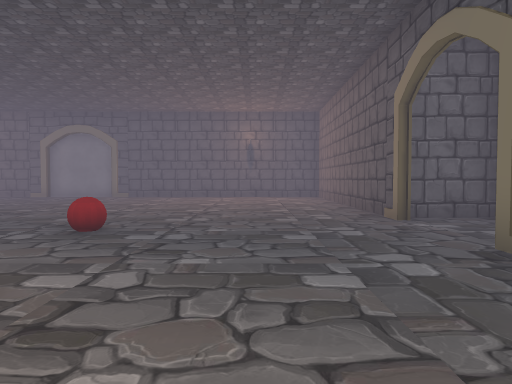
view 1 (above)

18 first-person views from a walk through a 3-D level made in the Unity game engine. The camera is 1.4 m above the floor, tilts 2° down and sees 70° across. The floor is counted in squares, 2 m on a side. Each view is taken from the middle of a square. On the plan, view 1 faces up. The plan holds only what a view shows up to about 11 squares ahead; the rest is blank. The place goes on beyond the plan. The player character is not drawn. Some surface patterns are stand-ins.

view 2
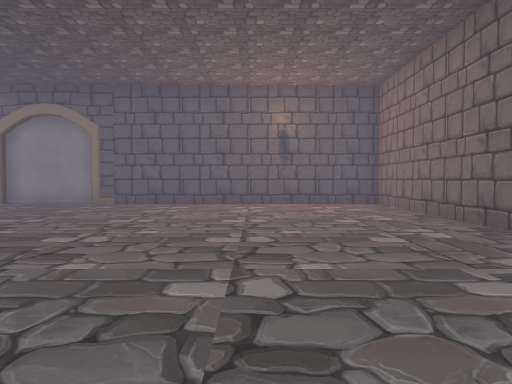

view 3
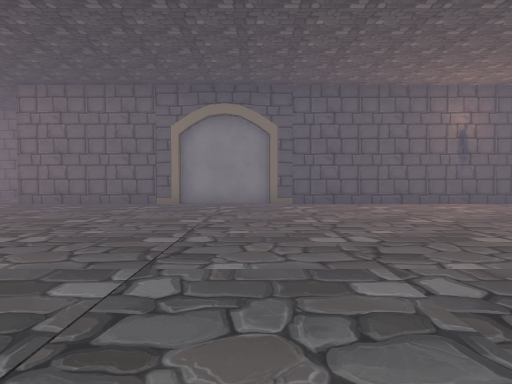

view 4
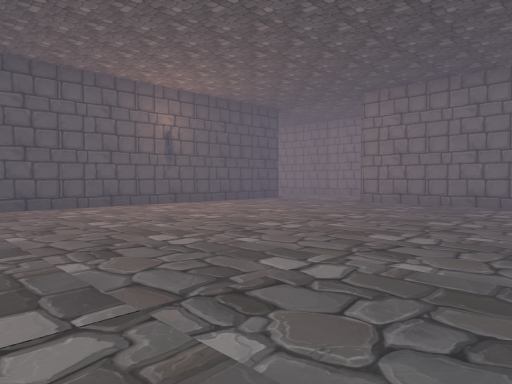

view 5
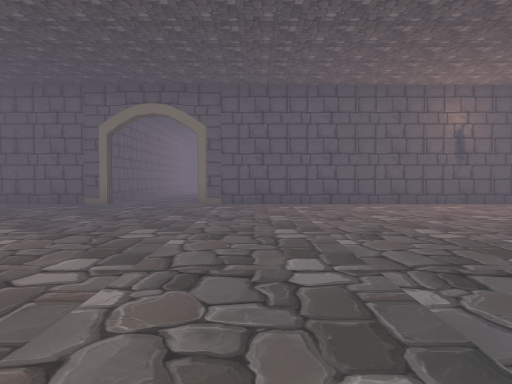

view 6
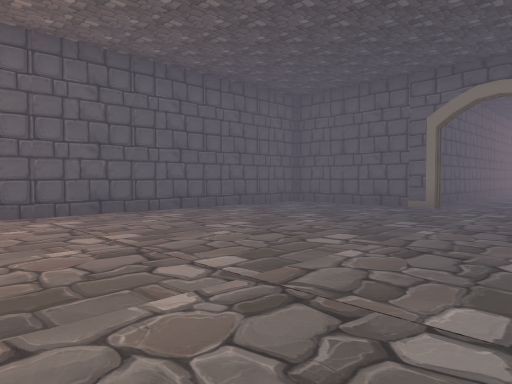

view 7
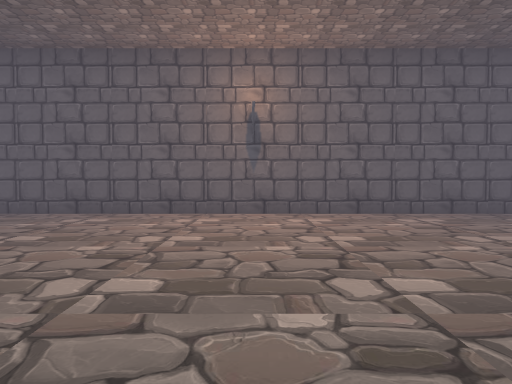

view 8
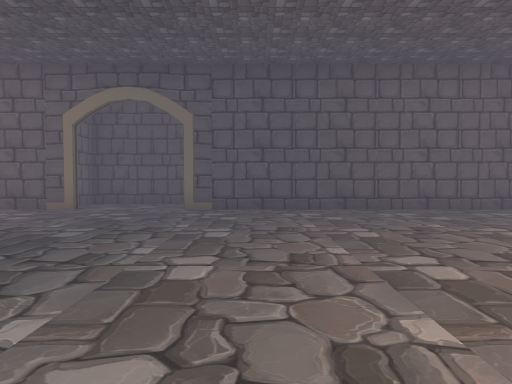

view 9
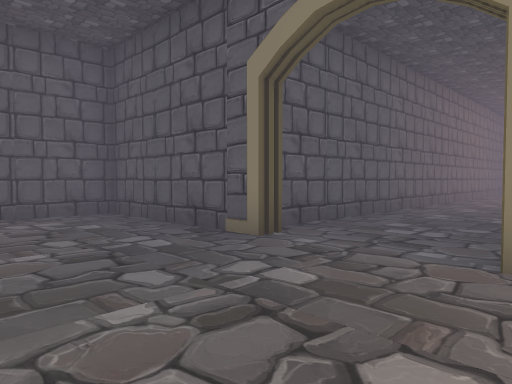

view 10
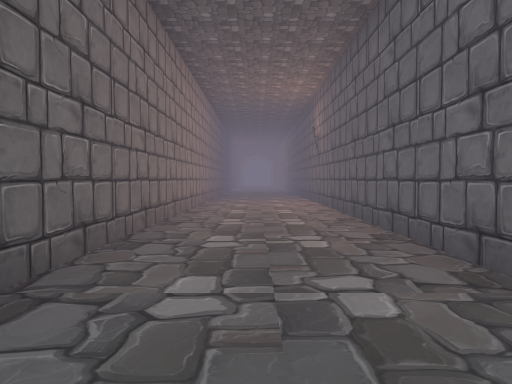

view 11
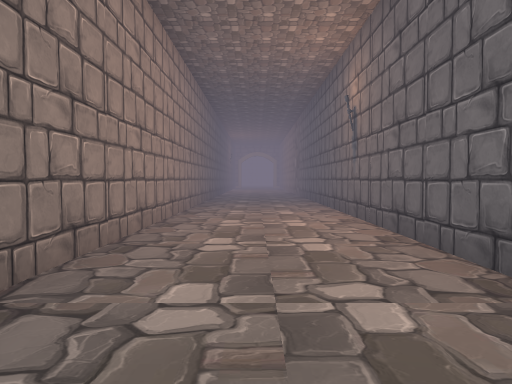

view 12
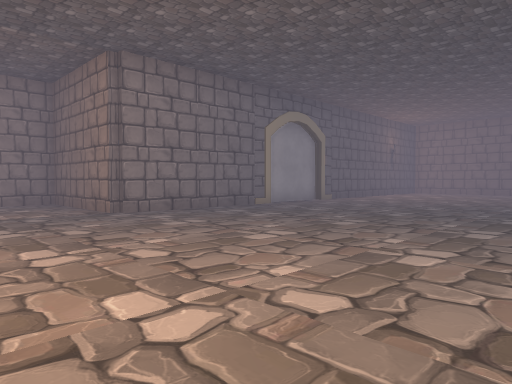

view 13
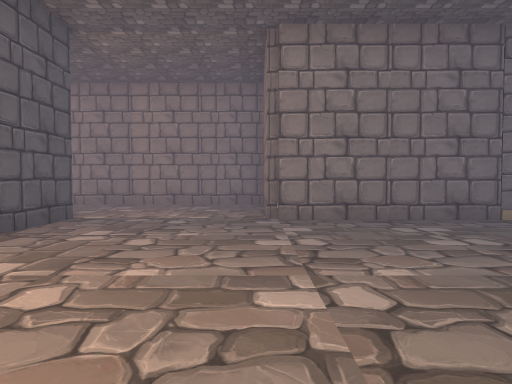

view 14
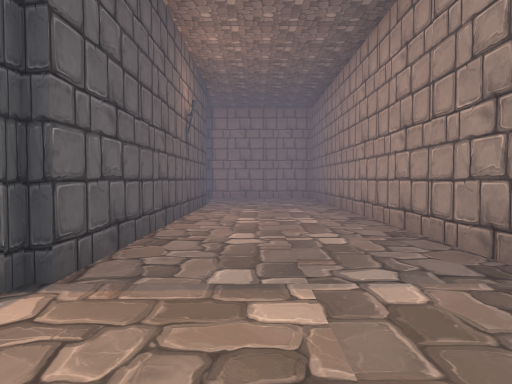

view 15
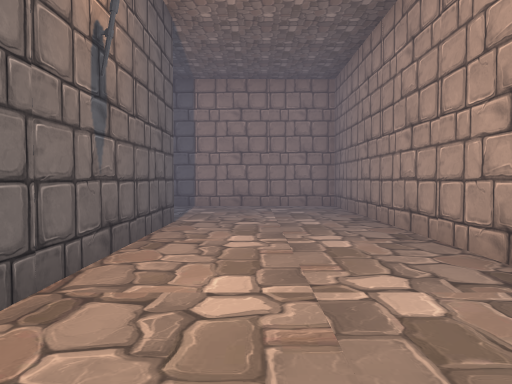

view 16
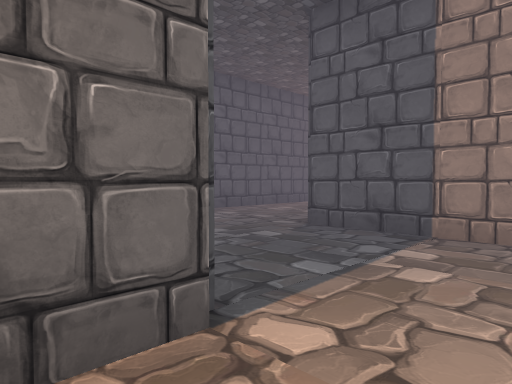

view 17
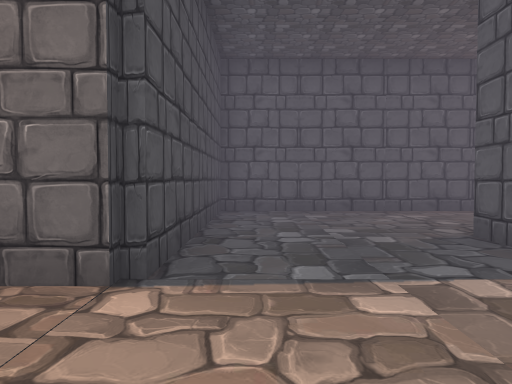

view 18
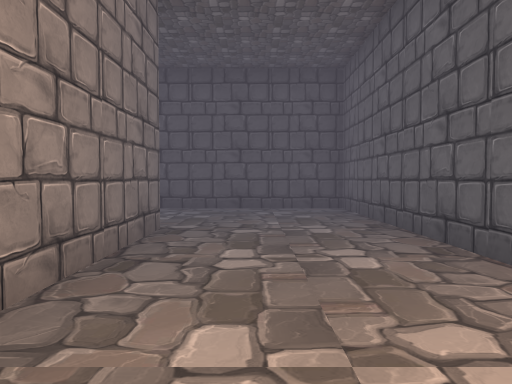

### Floor plan
Points are (right, up) in squares from view 1. A wall is a line through its corners. A room is listed if a view was taken in it or the views show most of it. See-through windows are left out.
Room 1 (views 1, 2, 3, 4, 5, 6, 7, 8, 9, 10, 11, 12, 13, 14, 15, 16, 17, 18)
walls: (-16.2, 8.8) (-16.2, 2.4); (-16.8, -0.1) (-16.2, -0.1) (-16.2, -4.4) (-6.9, -4.4); (-8.1, 14.3) (-12.8, 14.3) (-12.8, 18.1) (-27.7, 18.1) (-27.7, 12.4) (-31.1, 12.4); (-20.5, 2.8) (-27.9, 2.8); (-5.5, 14.5) (-8.3, 14.5); (-5, -4.4) (-0.8, -4.4); (-20.3, 14.6) (-16.2, 14.6) (-16.2, 10.6); (-1.1, 14.3) (-5.6, 14.3); (2.4, 6.1) (2.4, 14.3) (0.6, 14.3); (4.3, 4) (4.3, 6.6) (2.7, 6.6); (2.4, -4) (2.4, 3.8); (-29.8, 2.8) (-33, 2.8); (-31.5, 8.9) (-24.2, 8.9) (-24.2, 14.6) (-22.4, 14.6); (-33, -0.6) (-17.1, -0.6)
objects: torch (-29, 3); torch (-22, 14) to (-21, 14); torch (-16, 10); torch (-6, -5); red ball (-2, 5); torch (0, 14)

Where each view was taken, in squares from view 1:
view 1: 0 up, 0 right, facing up
view 2: 4 up, 1 left, facing up
view 3: 4 up, 6 left, facing up
view 4: 4 up, 7 left, facing up-left
view 5: 4 up, 6 left, facing left
view 6: 3 up, 7 left, facing down-left
view 7: 3 up, 6 left, facing down
view 8: 2 up, 6 left, facing right
view 9: 3 up, 13 left, facing down-left
view 10: 1 up, 18 left, facing left
view 11: 1 up, 22 left, facing left
view 12: 7 up, 16 left, facing up-right
view 13: 8 up, 13 left, facing up
view 14: 16 up, 14 left, facing left
view 15: 16 up, 18 left, facing left
view 16: 16 up, 23 left, facing down-left
view 17: 17 up, 25 left, facing down
view 18: 11 up, 33 left, facing right
